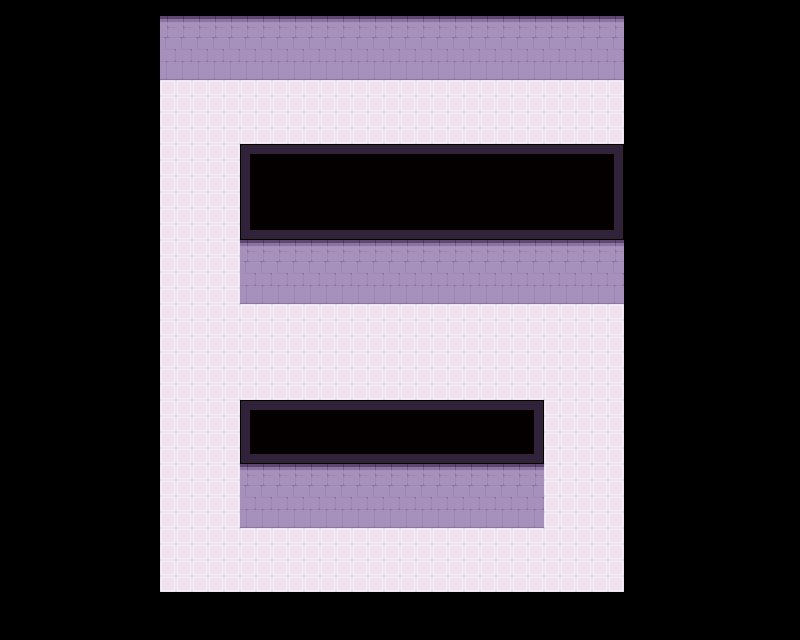

This is a level from a 2D game, rendered from its Tiled map with the project's own tilesets. A one-line summary and the map file follow, with tile-layer data summarised:
An orthogonal 50x40 tile map with 16x16 px tiles, 6 tile layers (Artificial Lower Chip, Natural Walls, Artificial Upper Chip, Natural Upper Chip, ...), 1 hidden layer not drawn, 3 tilesets and 1 object (stalker).

<map version="1.0" orientation="orthogonal" renderorder="right-down" width="50" height="40" tilewidth="16" tileheight="16" nextobjectid="13">
 <tileset firstgid="1" name="rtp" tilewidth="16" tileheight="16">
  <image source="../tilesets/test/rtp.png" width="64" height="32" />
  <tile id="0">
   <properties>
    <property name="glow" value="glow_test.png" />
   </properties>
  </tile>
  <tile id="1">
   <properties>
    <property name="x" value="" />
   </properties>
  </tile>
  <tile id="3">
   <properties>
    <property name="x" value="" />
   </properties>
  </tile>
  <tile id="5">
   <properties>
    <property name="x" value="" />
   </properties>
  </tile>
  <tile id="7">
   <properties>
    <property name="x" value="" />
   </properties>
  </tile>
 </tileset>
 <tileset firstgid="9" source="../tilesets/natural.tsx" />
 <tileset firstgid="489" name="artificial" tilewidth="16" tileheight="16">
  <image source="../tilesets/artificial.png" width="300" height="500" />
  <terraintypes>
   <terrain name="Ceiling" tile="0" />
  </terraintypes>
  <tile id="0" terrain="0,0,0,0" />
  <tile id="18" terrain=",,,0">
   <properties>
    <property name="x" value="" />
   </properties>
  </tile>
  <tile id="19" terrain=",,0,0">
   <properties>
    <property name="x" value="" />
   </properties>
  </tile>
  <tile id="20" terrain=",,0,">
   <properties>
    <property name="x" value="" />
   </properties>
  </tile>
  <tile id="21" terrain="0,0,0,">
   <properties>
    <property name="x" value="" />
   </properties>
  </tile>
  <tile id="22" terrain="0,0,,0">
   <properties>
    <property name="x" value="" />
   </properties>
  </tile>
  <tile id="28">
   <properties>
    <property name="x" value="" />
   </properties>
  </tile>
  <tile id="29">
   <properties>
    <property name="x" value="" />
   </properties>
  </tile>
  <tile id="33">
   <properties>
    <property name="x" value="" />
   </properties>
  </tile>
  <tile id="34">
   <properties>
    <property name="x" value="" />
   </properties>
  </tile>
  <tile id="36" terrain=",0,,0">
   <properties>
    <property name="x" value="" />
   </properties>
  </tile>
  <tile id="37">
   <properties>
    <property name="x" value="" />
   </properties>
  </tile>
  <tile id="38" terrain="0,,0,">
   <properties>
    <property name="x" value="" />
   </properties>
  </tile>
  <tile id="39" terrain="0,,0,0">
   <properties>
    <property name="x" value="" />
   </properties>
  </tile>
  <tile id="40" terrain=",0,0,0">
   <properties>
    <property name="x" value="" />
   </properties>
  </tile>
  <tile id="54" terrain=",0,,">
   <properties>
    <property name="x" value="" />
   </properties>
  </tile>
  <tile id="55" terrain="0,0,,">
   <properties>
    <property name="x" value="" />
   </properties>
  </tile>
  <tile id="56" terrain="0,,,">
   <properties>
    <property name="x" value="" />
   </properties>
  </tile>
  <tile id="72">
   <properties>
    <property name="x" value="" />
   </properties>
  </tile>
  <tile id="73">
   <properties>
    <property name="x" value="" />
   </properties>
  </tile>
  <tile id="74">
   <properties>
    <property name="x" value="" />
   </properties>
  </tile>
  <tile id="75">
   <properties>
    <property name="x" value="" />
   </properties>
  </tile>
  <tile id="76">
   <properties>
    <property name="x" value="" />
   </properties>
  </tile>
  <tile id="77">
   <properties>
    <property name="x" value="" />
   </properties>
  </tile>
  <tile id="78">
   <properties>
    <property name="x" value="" />
   </properties>
  </tile>
  <tile id="79">
   <properties>
    <property name="x" value="" />
   </properties>
  </tile>
  <tile id="80">
   <properties>
    <property name="x" value="" />
   </properties>
  </tile>
  <tile id="81">
   <properties>
    <property name="x" value="" />
   </properties>
  </tile>
  <tile id="82">
   <properties>
    <property name="x" value="" />
   </properties>
  </tile>
  <tile id="83">
   <properties>
    <property name="x" value="" />
   </properties>
  </tile>
  <tile id="84">
   <properties>
    <property name="x" value="" />
   </properties>
  </tile>
  <tile id="85">
   <properties>
    <property name="x" value="" />
   </properties>
  </tile>
  <tile id="86">
   <properties>
    <property name="x" value="" />
   </properties>
  </tile>
  <tile id="87">
   <properties>
    <property name="x" value="" />
   </properties>
  </tile>
  <tile id="88">
   <properties>
    <property name="x" value="" />
   </properties>
  </tile>
  <tile id="89">
   <properties>
    <property name="x" value="" />
   </properties>
  </tile>
  <tile id="90">
   <properties>
    <property name="x" value="" />
   </properties>
  </tile>
  <tile id="91">
   <properties>
    <property name="x" value="" />
   </properties>
  </tile>
  <tile id="92">
   <properties>
    <property name="x" value="" />
   </properties>
  </tile>
  <tile id="93">
   <properties>
    <property name="x" value="" />
   </properties>
  </tile>
  <tile id="94">
   <properties>
    <property name="x" value="" />
   </properties>
  </tile>
  <tile id="95">
   <properties>
    <property name="x" value="" />
   </properties>
  </tile>
  <tile id="96">
   <properties>
    <property name="x" value="" />
   </properties>
  </tile>
  <tile id="97">
   <properties>
    <property name="x" value="" />
   </properties>
  </tile>
  <tile id="98">
   <properties>
    <property name="x" value="" />
   </properties>
  </tile>
  <tile id="99">
   <properties>
    <property name="x" value="" />
   </properties>
  </tile>
  <tile id="100">
   <properties>
    <property name="x" value="" />
   </properties>
  </tile>
  <tile id="101">
   <properties>
    <property name="x" value="" />
   </properties>
  </tile>
  <tile id="102">
   <properties>
    <property name="x" value="" />
   </properties>
  </tile>
  <tile id="103">
   <properties>
    <property name="x" value="" />
   </properties>
  </tile>
  <tile id="104">
   <properties>
    <property name="x" value="" />
   </properties>
  </tile>
  <tile id="105">
   <properties>
    <property name="x" value="" />
   </properties>
  </tile>
  <tile id="106">
   <properties>
    <property name="x" value="" />
   </properties>
  </tile>
  <tile id="107">
   <properties>
    <property name="x" value="" />
   </properties>
  </tile>
  <tile id="108">
   <properties>
    <property name="x" value="" />
   </properties>
  </tile>
  <tile id="109">
   <properties>
    <property name="x" value="" />
   </properties>
  </tile>
  <tile id="110">
   <properties>
    <property name="x" value="" />
   </properties>
  </tile>
  <tile id="111">
   <properties>
    <property name="x" value="" />
   </properties>
  </tile>
  <tile id="112">
   <properties>
    <property name="x" value="" />
   </properties>
  </tile>
  <tile id="113">
   <properties>
    <property name="x" value="" />
   </properties>
  </tile>
  <tile id="114">
   <properties>
    <property name="x" value="" />
   </properties>
  </tile>
  <tile id="115">
   <properties>
    <property name="x" value="" />
   </properties>
  </tile>
  <tile id="116">
   <properties>
    <property name="x" value="" />
   </properties>
  </tile>
  <tile id="117">
   <properties>
    <property name="x" value="" />
   </properties>
  </tile>
  <tile id="118">
   <properties>
    <property name="x" value="" />
   </properties>
  </tile>
  <tile id="119">
   <properties>
    <property name="x" value="" />
   </properties>
  </tile>
  <tile id="120">
   <properties>
    <property name="x" value="" />
   </properties>
  </tile>
  <tile id="121">
   <properties>
    <property name="x" value="" />
   </properties>
  </tile>
  <tile id="122">
   <properties>
    <property name="x" value="" />
   </properties>
  </tile>
  <tile id="123">
   <properties>
    <property name="x" value="" />
   </properties>
  </tile>
  <tile id="124">
   <properties>
    <property name="x" value="" />
   </properties>
  </tile>
  <tile id="125">
   <properties>
    <property name="x" value="" />
   </properties>
  </tile>
  <tile id="126">
   <properties>
    <property name="x" value="" />
   </properties>
  </tile>
  <tile id="127">
   <properties>
    <property name="x" value="" />
   </properties>
  </tile>
  <tile id="128">
   <properties>
    <property name="x" value="" />
   </properties>
  </tile>
  <tile id="129">
   <properties>
    <property name="x" value="" />
   </properties>
  </tile>
  <tile id="130">
   <properties>
    <property name="x" value="" />
   </properties>
  </tile>
  <tile id="131">
   <properties>
    <property name="x" value="" />
   </properties>
  </tile>
  <tile id="132">
   <properties>
    <property name="x" value="" />
   </properties>
  </tile>
  <tile id="133">
   <properties>
    <property name="x" value="" />
   </properties>
  </tile>
  <tile id="134">
   <properties>
    <property name="x" value="" />
   </properties>
  </tile>
  <tile id="135">
   <properties>
    <property name="x" value="" />
   </properties>
  </tile>
  <tile id="136">
   <properties>
    <property name="x" value="" />
   </properties>
  </tile>
  <tile id="137">
   <properties>
    <property name="x" value="" />
   </properties>
  </tile>
  <tile id="138">
   <properties>
    <property name="x" value="" />
   </properties>
  </tile>
  <tile id="139">
   <properties>
    <property name="x" value="" />
   </properties>
  </tile>
  <tile id="140">
   <properties>
    <property name="x" value="" />
   </properties>
  </tile>
  <tile id="141">
   <properties>
    <property name="x" value="" />
   </properties>
  </tile>
  <tile id="142">
   <properties>
    <property name="x" value="" />
   </properties>
  </tile>
  <tile id="143">
   <properties>
    <property name="x" value="" />
   </properties>
  </tile>
  <tile id="144">
   <properties>
    <property name="x" value="" />
   </properties>
  </tile>
  <tile id="145">
   <properties>
    <property name="x" value="" />
   </properties>
  </tile>
  <tile id="146">
   <properties>
    <property name="x" value="" />
   </properties>
  </tile>
  <tile id="153">
   <properties>
    <property name="x" value="" />
   </properties>
  </tile>
  <tile id="154">
   <properties>
    <property name="x" value="" />
   </properties>
  </tile>
  <tile id="155">
   <properties>
    <property name="x" value="" />
   </properties>
  </tile>
  <tile id="156">
   <properties>
    <property name="x" value="" />
   </properties>
  </tile>
  <tile id="157">
   <properties>
    <property name="x" value="" />
   </properties>
  </tile>
  <tile id="158">
   <properties>
    <property name="x" value="" />
   </properties>
  </tile>
  <tile id="159">
   <properties>
    <property name="x" value="" />
   </properties>
  </tile>
  <tile id="160">
   <properties>
    <property name="x" value="" />
   </properties>
  </tile>
  <tile id="161">
   <properties>
    <property name="x" value="" />
   </properties>
  </tile>
  <tile id="162">
   <properties>
    <property name="x" value="" />
   </properties>
  </tile>
  <tile id="163">
   <properties>
    <property name="x" value="" />
   </properties>
  </tile>
  <tile id="164">
   <properties>
    <property name="x" value="" />
   </properties>
  </tile>
  <tile id="171">
   <properties>
    <property name="x" value="" />
   </properties>
  </tile>
  <tile id="172">
   <properties>
    <property name="x" value="" />
   </properties>
  </tile>
  <tile id="173">
   <properties>
    <property name="x" value="" />
   </properties>
  </tile>
  <tile id="174">
   <properties>
    <property name="x" value="" />
   </properties>
  </tile>
  <tile id="175">
   <properties>
    <property name="x" value="" />
   </properties>
  </tile>
  <tile id="176">
   <properties>
    <property name="x" value="" />
   </properties>
  </tile>
  <tile id="177">
   <properties>
    <property name="x" value="" />
   </properties>
  </tile>
  <tile id="178">
   <properties>
    <property name="x" value="" />
   </properties>
  </tile>
  <tile id="179">
   <properties>
    <property name="x" value="" />
   </properties>
  </tile>
  <tile id="180">
   <properties>
    <property name="x" value="" />
   </properties>
  </tile>
  <tile id="181">
   <properties>
    <property name="x" value="" />
   </properties>
  </tile>
  <tile id="182">
   <properties>
    <property name="x" value="" />
   </properties>
  </tile>
  <tile id="189">
   <properties>
    <property name="x" value="" />
   </properties>
  </tile>
  <tile id="190">
   <properties>
    <property name="x" value="" />
   </properties>
  </tile>
  <tile id="191">
   <properties>
    <property name="x" value="" />
   </properties>
  </tile>
  <tile id="192">
   <properties>
    <property name="x" value="" />
   </properties>
  </tile>
  <tile id="193">
   <properties>
    <property name="x" value="" />
   </properties>
  </tile>
  <tile id="194">
   <properties>
    <property name="x" value="" />
   </properties>
  </tile>
  <tile id="195">
   <properties>
    <property name="x" value="" />
   </properties>
  </tile>
  <tile id="196">
   <properties>
    <property name="x" value="" />
   </properties>
  </tile>
  <tile id="198">
   <properties>
    <property name="x" value="" />
   </properties>
  </tile>
  <tile id="199">
   <properties>
    <property name="x" value="" />
   </properties>
  </tile>
  <tile id="200">
   <properties>
    <property name="x" value="" />
   </properties>
  </tile>
  <tile id="207">
   <properties>
    <property name="x" value="" />
   </properties>
  </tile>
  <tile id="208">
   <properties>
    <property name="x" value="" />
   </properties>
  </tile>
  <tile id="209">
   <properties>
    <property name="x" value="" />
   </properties>
  </tile>
  <tile id="210">
   <properties>
    <property name="x" value="" />
   </properties>
  </tile>
  <tile id="211">
   <properties>
    <property name="x" value="" />
   </properties>
  </tile>
  <tile id="212">
   <properties>
    <property name="x" value="" />
   </properties>
  </tile>
  <tile id="213">
   <properties>
    <property name="x" value="" />
   </properties>
  </tile>
  <tile id="214">
   <properties>
    <property name="x" value="" />
   </properties>
  </tile>
  <tile id="216">
   <properties>
    <property name="x" value="" />
   </properties>
  </tile>
  <tile id="217">
   <properties>
    <property name="x" value="" />
   </properties>
  </tile>
  <tile id="218">
   <properties>
    <property name="x" value="" />
   </properties>
  </tile>
  <tile id="234">
   <properties>
    <property name="x" value="" />
   </properties>
  </tile>
  <tile id="235">
   <properties>
    <property name="x" value="" />
   </properties>
  </tile>
  <tile id="236">
   <properties>
    <property name="x" value="" />
   </properties>
  </tile>
  <tile id="249">
   <properties>
    <property name="x" value="" />
   </properties>
  </tile>
  <tile id="250">
   <properties>
    <property name="x" value="" />
   </properties>
  </tile>
  <tile id="251">
   <properties>
    <property name="x" value="" />
   </properties>
  </tile>
  <tile id="252">
   <properties>
    <property name="x" value="" />
   </properties>
  </tile>
  <tile id="253">
   <properties>
    <property name="x" value="" />
   </properties>
  </tile>
  <tile id="254">
   <properties>
    <property name="x" value="" />
   </properties>
  </tile>
  <tile id="267">
   <properties>
    <property name="x" value="" />
   </properties>
  </tile>
  <tile id="268">
   <properties>
    <property name="x" value="" />
   </properties>
  </tile>
  <tile id="269">
   <properties>
    <property name="x" value="" />
   </properties>
  </tile>
  <tile id="270">
   <properties>
    <property name="x" value="" />
   </properties>
  </tile>
  <tile id="271">
   <properties>
    <property name="x" value="" />
   </properties>
  </tile>
  <tile id="272">
   <properties>
    <property name="x" value="" />
   </properties>
  </tile>
  <tile id="285">
   <properties>
    <property name="x" value="" />
   </properties>
  </tile>
  <tile id="286">
   <properties>
    <property name="x" value="" />
   </properties>
  </tile>
  <tile id="287">
   <properties>
    <property name="x" value="" />
   </properties>
  </tile>
  <tile id="311">
   <properties>
    <property name="x" value="" />
   </properties>
  </tile>
  <tile id="312">
   <properties>
    <property name="x" value="" />
   </properties>
  </tile>
  <tile id="313">
   <properties>
    <property name="x" value="" />
   </properties>
  </tile>
  <tile id="329">
   <properties>
    <property name="x" value="" />
   </properties>
  </tile>
  <tile id="330">
   <properties>
    <property name="x" value="" />
   </properties>
  </tile>
  <tile id="331">
   <properties>
    <property name="x" value="" />
   </properties>
  </tile>
  <tile id="347">
   <properties>
    <property name="x" value="" />
   </properties>
  </tile>
  <tile id="348">
   <properties>
    <property name="x" value="" />
   </properties>
  </tile>
  <tile id="349">
   <properties>
    <property name="x" value="" />
   </properties>
  </tile>
 </tileset>
 <layer name="Artificial Lower Chip" width="50" height="40">
  <properties>
   <property name="z" value="0.0" />
  </properties>
  <data>[2000 cells, 1044 non-empty, 14 distinct tile ids]</data>
 </layer>
 <layer name="Natural Lower Chip" width="50" height="40" visible="0">
  <properties>
   <property name="alt" value="true" />
   <property name="z" value="0.0" />
  </properties>
  <data>[2000 cells, 787 non-empty, 7 distinct tile ids]</data>
 </layer>
 <layer name="Natural Walls" width="50" height="40">
  <properties>
   <property name="alt" value="true" />
   <property name="z" value=".1" />
  </properties>
  <data>[2000 cells, 0 non-empty, 0 distinct tile ids]</data>
 </layer>
 <objectgroup name="Object Layer">
  <properties>
   <property name="z" value=".5" />
  </properties>
  <object id="12" name="stalker" type="stalker" x="416" y="336" width="64" height="64">
   <properties>
    <property name="appearance" value="4dir_stalker" />
    <property name="face" value="NORTH" />
   </properties>
  </object>
 </objectgroup>
 <layer name="Artificial Upper Chip" width="50" height="40">
  <properties>
   <property name="z" value=".5" />
  </properties>
  <data>[2000 cells, 0 non-empty, 0 distinct tile ids]</data>
 </layer>
 <layer name="Natural Upper Chip" width="50" height="40">
  <properties>
   <property name="alt" value="true" />
   <property name="z" value=".5" />
  </properties>
  <data>[2000 cells, 0 non-empty, 0 distinct tile ids]</data>
 </layer>
 <layer name="Artificial Overhead Chip" width="50" height="40">
  <properties>
   <property name="z" value="1.5" />
  </properties>
  <data>[2000 cells, 0 non-empty, 0 distinct tile ids]</data>
 </layer>
 <layer name="Natural Overhead Chip" width="50" height="40">
  <properties>
   <property name="alt" value="true" />
   <property name="z" value="1.5" />
  </properties>
  <data>[2000 cells, 0 non-empty, 0 distinct tile ids]</data>
 </layer>
</map>
